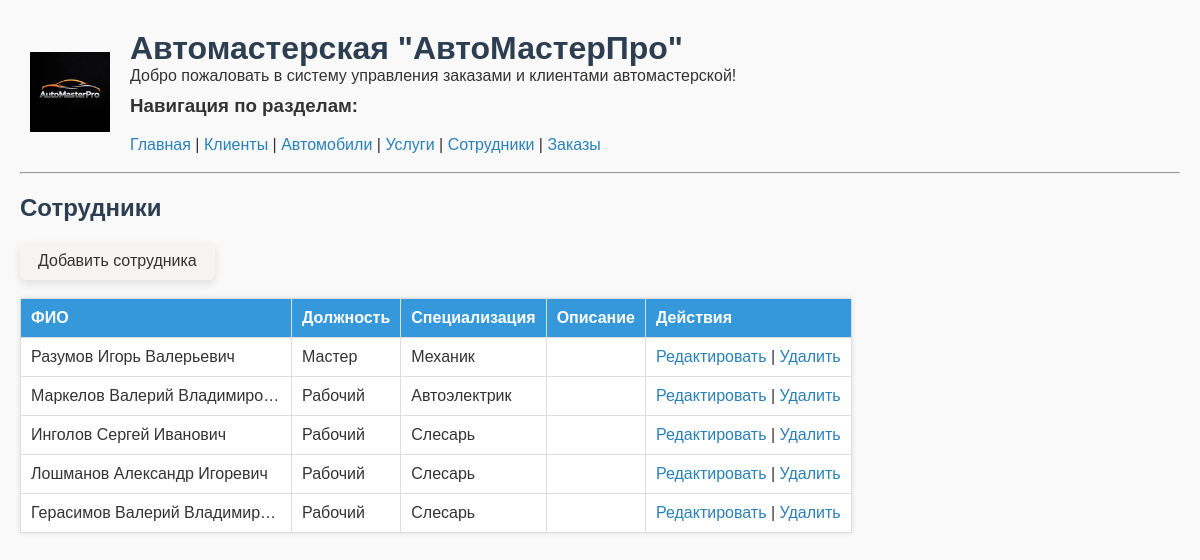
The page /employees on the database its author committed.
### models.py (models this page shows)
class Employee(db.Model):
    id = db.Column(db.Integer, primary_key=True)
    name = db.Column(db.String(100), nullable=False)  # ФИО сотрудника
    position = db.Column(db.String(100))  # Должность
    specialization = db.Column(db.String(100))  # Специализация
    description = db.Column(db.String(1000))  # Доп. информация

### routes.py (the view)
    @app.route('/employees')
    def employees():
        all_employees = Employee.query.all()
        return render_template('employees.html', employees=all_employees)

### templates/employees.html (shortened to what this page needs)
{% extends "base.html" %}
{% block content %}
<h2>Сотрудники</h2>
<a href="{{ url_for('add_employee') }}" class="btn">Добавить сотрудника</a><br><br>
<table>
    <tr>
        <th>ФИО</th><th>Должность</th><th>Специализация</th><th>Описание</th><th>Действия</th>
    </tr>
    {% for employee in employees %}
    <tr>
        <td>{{ employee.name }}</td>
        <td>{{ employee.position }}</td>
        <td>{{ employee.specialization }}</td>
        <td>{{ employee.description }}</td>
        <td>
            <a href="{{ url_for('edit_employee', id=employee.id) }}">Редактировать</a> |
            <a href="{{ url_for('delete_employee', id=employee.id) }}" onclick="return confirm('Удалить?');">Удалить</a>
        </td>
    </tr>
    {% endfor %}
</table>
{% endblock %}

### static/styles.css (style rules this page uses)
body { font-family: Arial, sans-serif; margin: 20px; background-color: #f9f9f9; color: #333; }
h1, h2 { color: #2c3e50; }
a { color: #2980b9; text-decoration: none; }
table { border-collapse: collapse; table-layout: auto; max-width: 100%; background: white; box-shadow: 0 0 5px rgba(0,0,0,0.1); }
th, td { border: 1px solid #ddd; padding: 10px; text-align: left; }
th { background-color: #3498db; color: white; }
table td:nth-child(1), table th:nth-child(1) { max-width: 250px; min-width: 180px; white-space: nowrap; overflow: hidden; text-overflow: ellipsis; }
table td:nth-child(2), table th:nth-child(2) { max-width: 120px; }
.btn { display: inline-block; padding: 10px 18px; background-color: #f6f5f4; color: #333; text-decoration: none; border-radius: 6px; font-weight: 500; box-shadow: 0 4px 8px rgba(0, 0, 0, 0.1); transition: all 0.3s ease; }

### rows shown on the page
Employee: name "Разумов Игорь Валерьевич", position "Мастер", specialization "Механик"
Employee: name "Маркелов Валерий Владимиро…", position "Рабочий", specialization "Автоэлектрик"
Employee: name "Инголов Сергей Иванович", position "Рабочий", specialization "Слесарь"
Employee: name "Лошманов Александр Игоревич", position "Рабочий", specialization "Слесарь"
Employee: name "Герасимов Валерий Владимир…", position "Рабочий", specialization "Слесарь"
